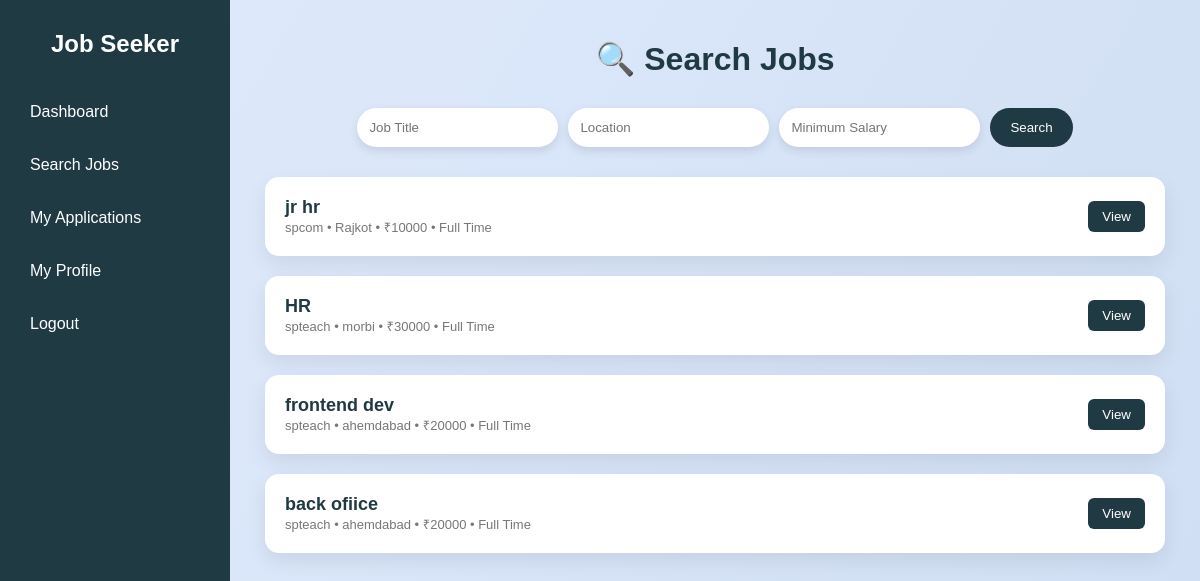
The app's page /jobseeker_search/, older data.
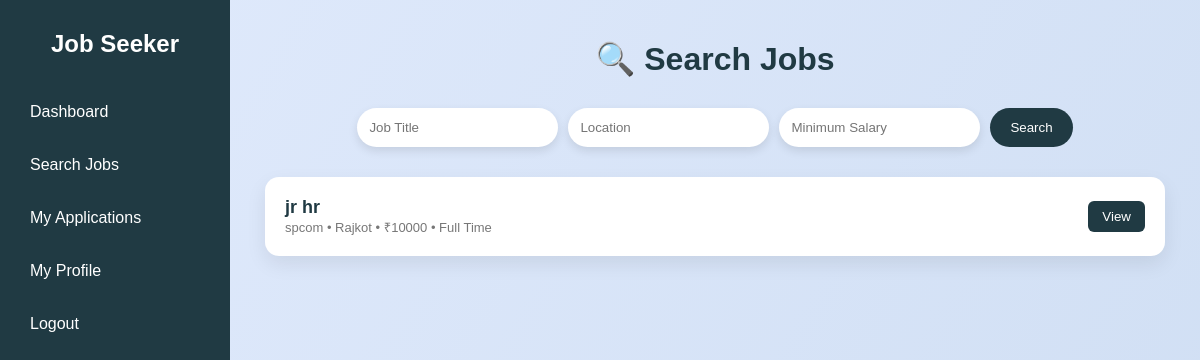
The same page, newer data.
### myapp/models.py (models this page shows, shortened)
class Job(models.Model):
    provider = models.ForeignKey(
        User,
        on_delete=models.CASCADE,
        related_name="posted_jobs"
    )
    title = models.CharField(max_length=200)
    description = models.TextField()
    location = models.CharField(max_length=100)
    salary = models.IntegerField(blank=True, null=True)
    job_type = models.CharField(
        max_length=50,
        choices=[
            ("Full Time", "Full Time"),
            ("Part Time", "Part Time"),
            ("Internship", "Internship"),
            ("Remote", "Remote")
        ],
        default="Full Time"
    )
    created_at = models.DateTimeField(auto_now_add=True)
    applicants = models.IntegerField(default=0)
    class Meta:
        ordering = ["-created_at"]

### myapp/views.py (the view)
# urls.py: path('jobseeker_search/', views.jobseeker_search, name='jobseeker_search'),
def jobseeker_search(request):
    jobs = Job.objects.all()
    query = request.GET.get('q')
    location = request.GET.get('location')
    salary = request.GET.get('salary')
    job_type = request.GET.get('job_type')
    if query:
        jobs = jobs.filter(title__icontains=query)
    if location:
        jobs = jobs.filter(location__icontains=location)
    if salary:
        jobs = jobs.filter(salary__gte=salary)
    if job_type:
        jobs = jobs.filter(job_type=job_type)
    context = {
        "jobs": jobs
    }
    return render(request, "jobseeker_search.html", context)

### templates/jobseeker_search.html (shortened to what this page needs)
<!DOCTYPE html>
<html lang="en">
<head>
</head>
<body>
<div class="sidebar">
    <h2>Job Seeker</h2>
    <a href="{% url 'dashboard_jobseeker' %}">Dashboard</a>
    <a href="{% url 'jobseeker_search' %}">Search Jobs</a>
    <a href="{% url 'jobseeker_applications' %}">My Applications</a>
    <a href="{% url 'jobseeker_profile' %}">My Profile</a>
    <a href="{% url 'logout' %}">Logout</a>
</div>
<div class="main">
    <div class="header">
        <h1>🔍 Search Jobs</h1>
    </div>
    <form method="GET" class="search-box">
        <input type="text" name="q" placeholder="Job Title">
        <input type="text" name="location" placeholder="Location">
        <input type="number" name="salary" placeholder="Minimum Salary">
        <button type="submit">Search</button>
    </form>
    <div class="jobs">
        {% for job in jobs %}
            <div class="job">
                <div>
                    <strong>{{ job.title }}</strong><br>
                    <span>{{ job.provider.first_name }} • {{ job.location }} • ₹{{ job.salary }} • {{ job.job_type }}</span>
                </div>
                <a href="{% url 'job_detail' job.id %}">
                    <button>View</button>
                </a>
            </div>
        {% empty %}
            <p style="text-align:center;color:#555;">No jobs found.</p>
        {% endfor %}
    </div>
</div>
</body>
</html>

Row changes from the older to the newer data that the page shows:
removed Job: title "HR", provider.first_name "spteach", location "morbi", salary "30000", job_type "Full Time"
removed Job: title "frontend dev", provider.first_name "spteach", location "ahemdabad", salary "20000", job_type "Full Time"
removed Job: title "back ofiice", provider.first_name "spteach", location "ahemdabad", salary "20000", job_type "Full Time"
